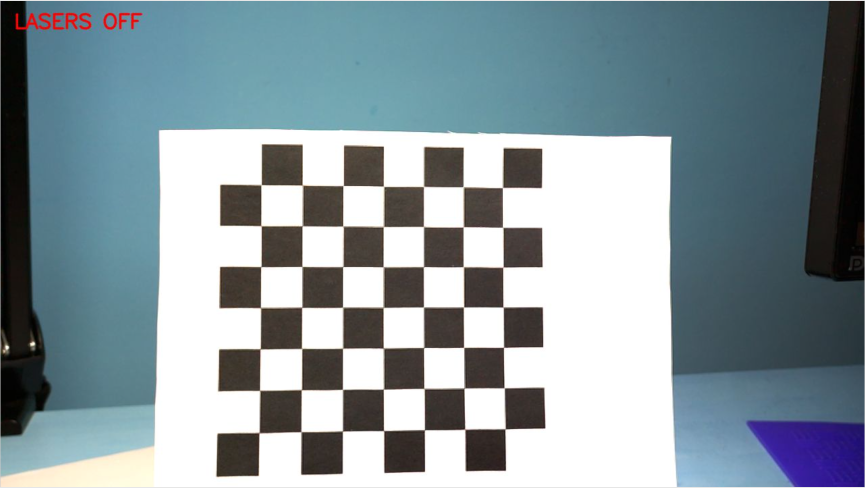
#> input picture camera-view-current.png, 1731 x 977 px (shown at 1/2 size)
$ python -i laser_detector_core.py   (imports and definitions only)
#> lines starting #> are read from the running program, lines starting #| are printed output that depends on the picture
from __future__ import annotations

from dataclasses import dataclass, asdict
from typing import Any, Dict, List, Optional, Tuple

import cv2
import numpy as np


@dataclass
class DetectionProfile:
    name: str
    threshold: Optional[int] = None
    adaptive_floor: int = 10
    adaptive_scale: float = 0.45
    blur_ksize: int = 3
    morph_open_ksize: int = 3
    morph_close_ksize: int = 3
    min_component_area: int = 8
    max_component_area: int = 30000
    min_component_height: int = 2
    window_half_width_px: int = 25
    min_rows: int = 24
    max_row_jump_px: float = 28.0
    max_gap_rows: int = 8
    roi_top_frac: float = 0.0
    roi_bottom_frac: float = 1.0
    roi_left_frac: float = 0.0
    roi_right_frac: float = 1.0
    channel_mode: str = "r_weighted_magenta"


@dataclass
class DetectionResult:
    points: List[Tuple[float, int]]
    mask: np.ndarray
    score: np.ndarray
    confidence: float
    telemetry: Dict[str, Any]


def _odd(v: int) -> int:
    i = max(1, int(v))
    return i if i % 2 == 1 else i + 1


# [63 lines left out: functions _build_roi_mask, default_detection_profiles, not called in this run]


class LaserDetectorCore:
    def __init__(self, profiles: Optional[Dict[str, DetectionProfile]] = None):
        p = profiles or default_detection_profiles()
        self._profiles: Dict[str, DetectionProfile] = dict(p)

    def set_profile(self, name: str, profile: DetectionProfile) -> None:
        self._profiles[str(name)] = profile

    # [188 lines left out: functions get_profile, _laser_score, detect, not called in this run]


def overlay_detection_jpeg(
    rgb: np.ndarray,
    result: DetectionResult,
    *,
    quality: int = 80,
    object_mask: Optional[np.ndarray] = None,
    roi_mask: Optional[np.ndarray] = None,
    title: Optional[str] = None,
) -> bytes:
    bgr = cv2.cvtColor(rgb, cv2.COLOR_RGB2BGR)

    if roi_mask is not None:
        contours, _ = cv2.findContours(roi_mask.astype(np.uint8), cv2.RETR_EXTERNAL, cv2.CHAIN_APPROX_SIMPLE)
        cv2.drawContours(bgr, contours, -1, (0, 255, 255), 1)

    if object_mask is not None:
        contours, _ = cv2.findContours(object_mask.astype(np.uint8), cv2.RETR_EXTERNAL, cv2.CHAIN_APPROX_SIMPLE)
        cv2.drawContours(bgr, contours, -1, (255, 0, 0), 1)

    for x, y in result.points:
        cv2.circle(bgr, (int(round(x)), int(y)), 1, (0, 255, 0), -1)

    txt = title or f"conf={result.confidence:.3f} rows={len(result.points)} th={result.telemetry.get('threshold', 0)}"
    cv2.putText(bgr, txt, (16, 30), cv2.FONT_HERSHEY_SIMPLEX, 0.65, (0, 255, 255), 2, cv2.LINE_AA)

    ok, buf = cv2.imencode(".jpg", bgr, [int(cv2.IMWRITE_JPEG_QUALITY), int(quality)])
    return buf.tobytes() if ok else b""

>>> import cv2
>>> picture = cv2.imread('camera-view-current.png', cv2.IMREAD_GRAYSCALE)
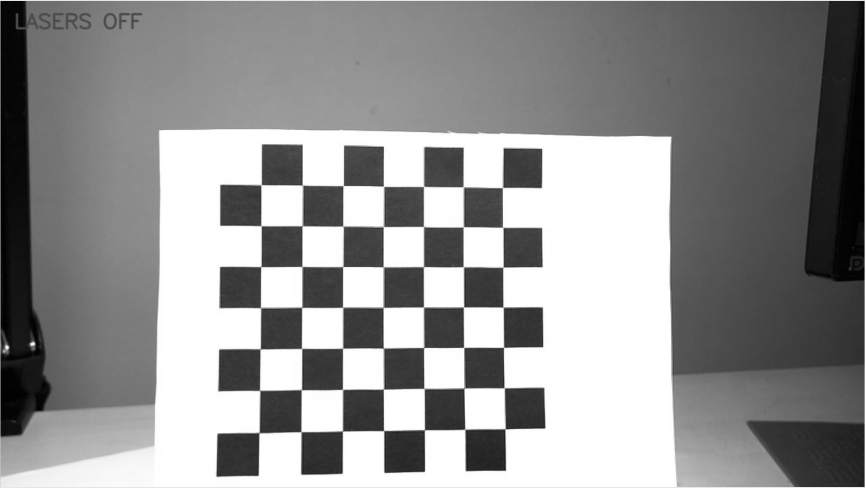
#> picture: shape (977, 1731) (shown at 1/2 size); min 0, max 255, mean 146
>>> result = overlay_detection_jpeg(picture, 'out.png')
#> (the run stopped early here; a loop or call above may not have finished)
